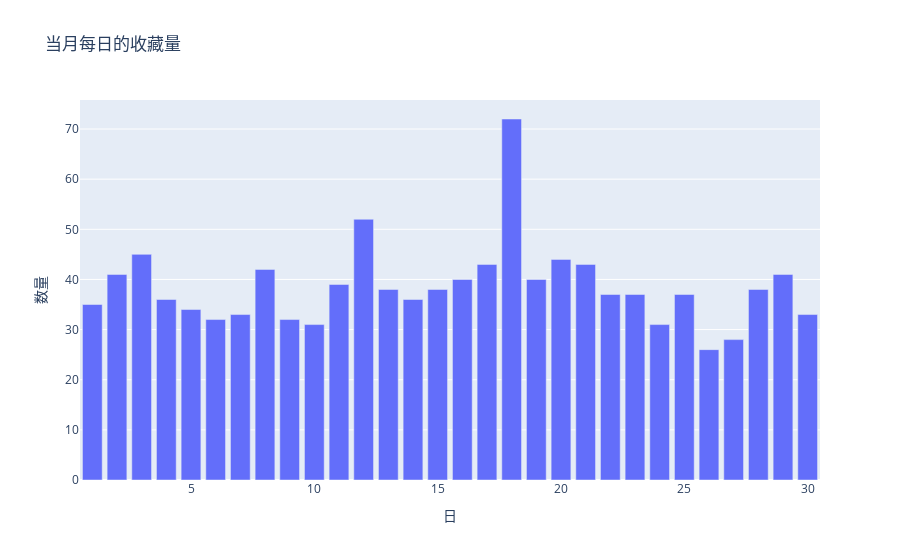

The code cell stored with this chart in its notebook:
### Code cell
##########################################################################
#收藏量分析
c.execute("select count(distinct uid), day(visit_date) from user_action where behavior_type='2' group by day(visit_date);")
rows = c.fetchall()
data = list(rows)

colums = ['num', 'day']
df1 = pd.DataFrame(data=data, columns=colums)
fig = px.bar(x=df1.day, y=df1.num,title='当月每日的收藏量', labels={'x':'日', 'y':'数量'})
fig.show()

### Figure 1 — Plotly figure (JSON) as saved in the notebook; plotly's stock layout.template omitted (floating-point values rounded to 4 significant figures)
{"data": [{"alignmentgroup": "True", "hovertemplate": "日=%{x}<br>数量=%{y}<extra></extra>", "legendgroup": "", "marker": {"color": "#636efa"}, "name": "", "offsetgroup": "", "orientation": "v", "showlegend": false, "textposition": "auto", "type": "bar", "x": [1, 2, 3, 4, 5, 6, 7, 8, 9, 10, 11, 12, 13, 14, 15, 16, 17, 18, 19, 20, 21, 22, 23, 24, 25, 26, 27, 28, 29, 30], "xaxis": "x", "y": [35, 41, 45, 36, 34, 32, 33, 42, 32, 31, 39, 52, 38, 36, 38, 40, 43, 72, 40, 44, 43, 37, 37, 31, 37, 26, 28, 38, 41, 33], "yaxis": "y"}], "layout": {"barmode": "relative", "legend": {"tracegroupgap": 0}, "title": {"text": "当月每日的收藏量"}, "xaxis": {"anchor": "y", "domain": [0, 1], "title": {"text": "日"}}, "yaxis": {"anchor": "x", "domain": [0, 1], "title": {"text": "数量"}}}}
